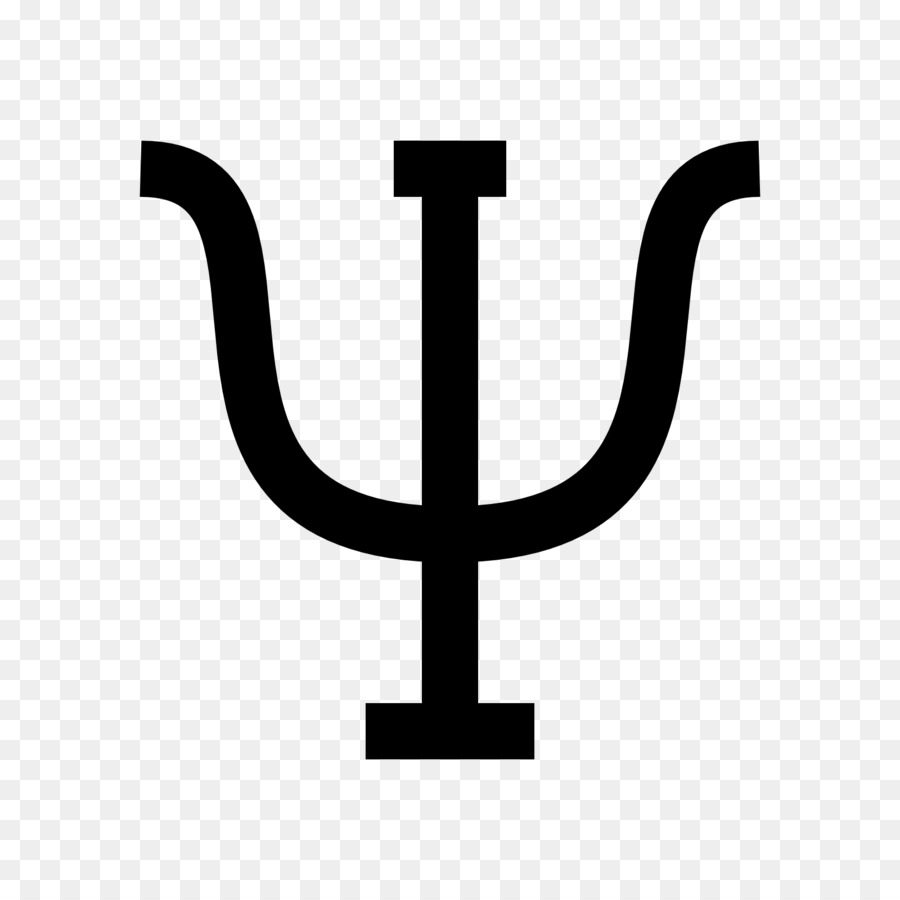
#> input picture SampleData/PSI.jpg, 900 x 900 px, found by its file name
$ jupyter execute --allow-errors MLP_Chpt5_Lec1_CNN_Convolution.ipynb   (older library calls are emulated)
#> lines starting #> are read from the running program, lines starting #| are printed output that depends on the picture; after the words box and inside, x2 and y2 are one past the last pixel; in counts of white or black regions, pixels touching at a corner belong together
<a href="https://colab.research.google.com/github/sraeisi/Machine_Learning_Physics_Winter20/blob/master/Chpt5/MLP_Chpt5_Lec1_CNN_Convolution.ipynb" target="_parent"></a>

[cell 1]
import numpy as np
import matplotlib.pyplot as plt
plt.style.use('seaborn-talk')

from urllib.request import urlopen
from imageio import imread

import cv2
import os


import warnings
warnings.filterwarnings('ignore')

img_size = 50

# Convolutional Neural Networks

Our next topic is Convolutional Neural Net or CNN for short.
This is one of the most powerful types of NN.

There are in fact many variations of NN and we will be covering some of them in this course. Here's a graphical list of some of the well-known architectures from [Asimov Institute](https://www.asimovinstitute.org/neural-network-zoo/).

# Convolution Operation for Image Processing

Here we go through one of the useful tools in the field of image processing that makes the building block for some of the most powerful neural networks.

I should note that this is not specific to image processing and is well-known in probability, signal processing and may other fields.

[cell 2]
# Take these data z = f(x,y)
## Sometimes, we are looking for universal feaetures that
## are invariant under translation or scaling.


z_v = np.array([ [i>img_size/2 for i in range(img_size) ] for j in range(img_size) ] )
z_h = np.array([ [j>img_size/2 for i in range(img_size) ] for j in range(img_size) ] )
z_45 = np.array([ [j+i>img_size for i in range(img_size) ] for j in range(img_size) ] )
z_list = [z_v, z_h, z_45]
z_titles = ['Vertical Border','Horizontal Border','45 Border']

fig = plt.figure(figsize=(18, 5))
for i in range(3):
    ax = fig.add_subplot(1,3,i+1, title = z_titles[i])
    ax.imshow(z_list[i])

Convolution and using kernels is one of the well-known techniques for identifying these properties.

[cell 3]
kern_v = np.array([ [1,0,-1],[1,0,-1], [1,0,-1] ])
kern_h = kern_v.T
kern_45 = np.array([ [1,1,0],[1,0,-1], [0,-1,-1] ])
kern_list = [kern_v, kern_h, kern_45]
kern_titles = ['Vertical filter','Horizontal filter','45 filter']

[cell 4]
fig = plt.figure(figsize=(18, 5))
for i in range(3):
    ax = fig.add_subplot(1,3,i+1, title = kern_titles[i])
    ax.imshow(kern_list[i] )

[cell 5]
# https://docs.scipy.org/doc/scipy/reference/ndimage.html
# This has a function for convolution: ndimage.convolve
from scipy import ndimage

[cell 6]
fig = plt.figure(figsize=(18, 5))
for i in range(3):
    ax = fig.add_subplot(1,3,i+1, title = z_titles[i])
    ax.imshow(ndimage.convolve(z_list[i], kern_v))
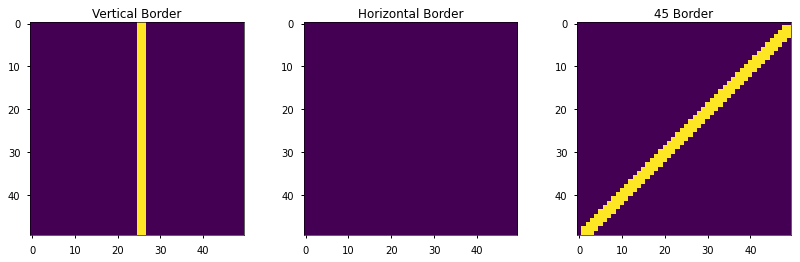
#> figure drawn by matplotlib, 3 panels

[cell 7]
fig = plt.figure(figsize=(18, 12))
for i in range(3):
    for j in range(3):
        ax = fig.add_subplot(3,3,i+3*j+1, title = z_titles[i]+'\n'+kern_titles[j])
        ax.imshow(ndimage.convolve(z_list[i], kern_list[j]))

plt.tight_layout()
plt.show()
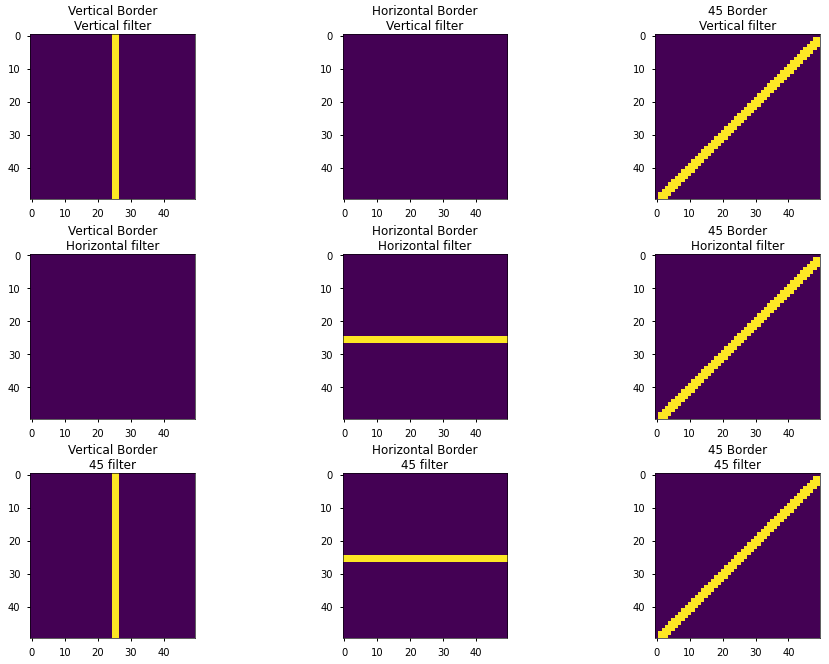
#> figure drawn by matplotlib, 9 panels

[cell 8]
'''
Here's a simple code for convolution operation for images.
It take in input the original image and the filter and
returns the convoluted image.
'''
def conv(image, kern):
    n_v, n_h = image.shape
    filt_v, filt_h = kern.shape
    n_out_v = n_v - filt_v +1
    n_out_h = n_h - filt_h +1

    output = np.zeros((n_out_v,n_out_h))

    for i in range(n_out_v):
        for j in range(n_out_h):
            x  = image[ i : i+filt_v , j : j+filt_h ]
            output[i,j] = np.sum(x*kern)

    return output

[cell 9]
test = conv(z_h, kern_h)
plt.imshow(test)
plt.show()
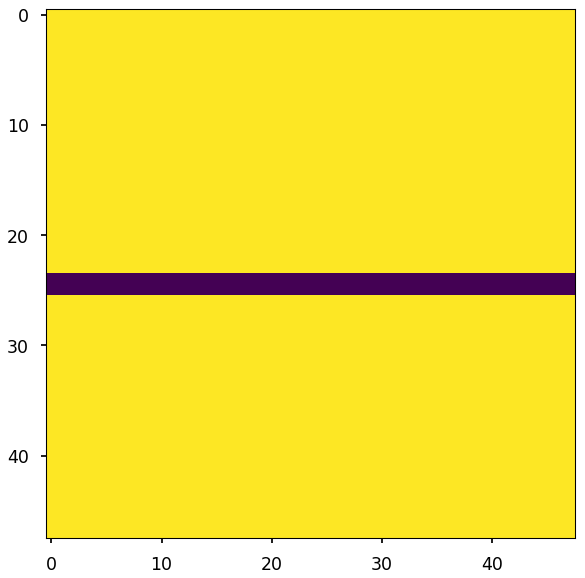
#> figure drawn by matplotlib, 1 panel

[cell 10]
# url = 'https://raw.githubusercontent.com/sraeisi/MachineLearning_Physics/master/Lec_6/PSI.jpg'

# with urlopen(url) as file:
#     image = imread(file, 0)
image = imread('PSI.jpg')
#> image is the input picture: shape (900, 900); min 0, max 255, mean 215.1
print(image.shape)
#| (900, 900)
plt.imshow(image)
plt.show()

[cell 11]
# Turn it to binary values for simplicity
ref_image = image.copy()
ref_image[np.where( image>150 )  ] = 0
ref_image[np.where( image<=150 )  ] = 1
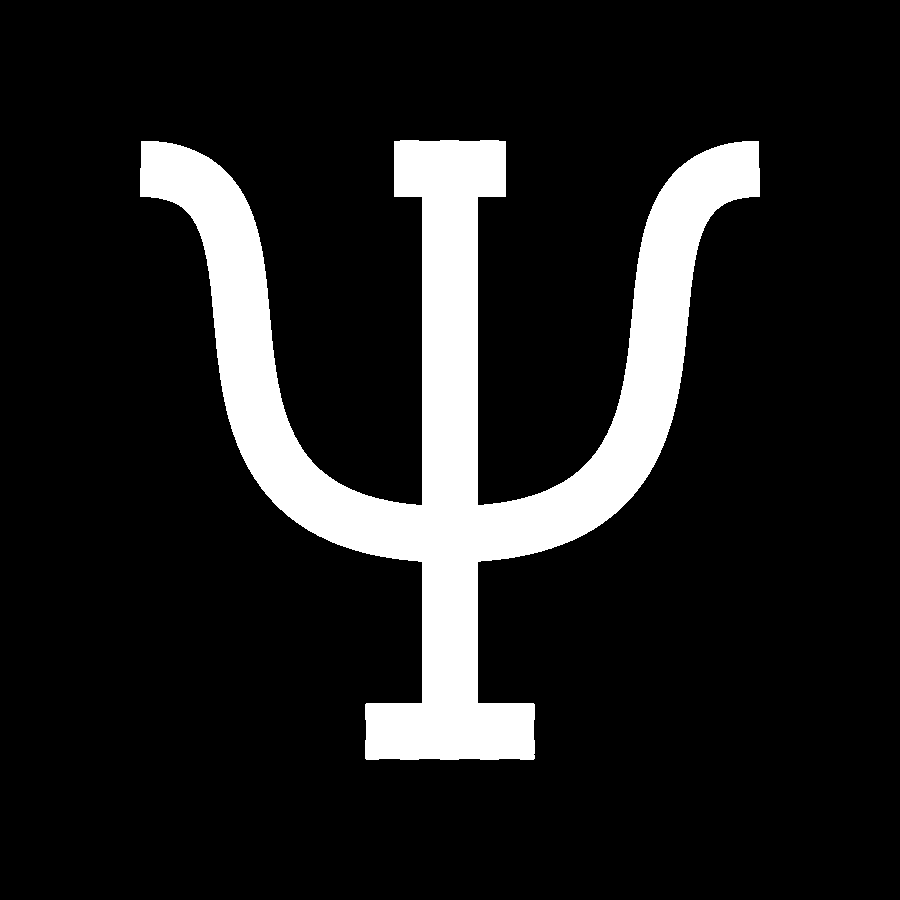
#> ref_image: shape (900, 900); values 0 (black) and 1 (white), 12.8% white; 1 white region, box (x1, y1, x2, y2) and area: (140, 140, 760, 760) 103292
plt.imshow(ref_image)

[cell 12]
titles = ['Vertical Border','Horizontal Border','45 Border']

fig = plt.figure(figsize=(18, 5))
for i in range(3):
    ax = fig.add_subplot(1,3,i+1, title = kern_titles[i])
    ax.imshow(ndimage.convolve(image, kern_list[i]))
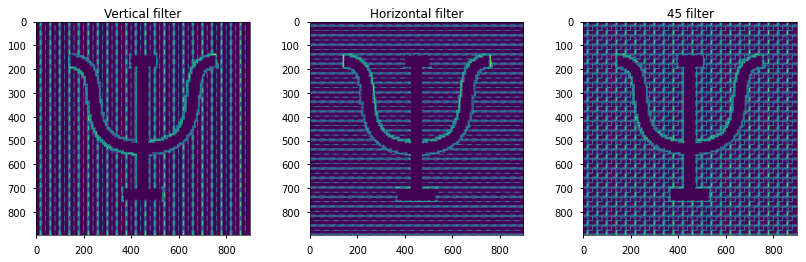
#> figure drawn by matplotlib, 3 panels

[cell 13]
## Here are some more advanced kernels
laplacian = cv2.Laplacian(image,cv2.CV_64F)
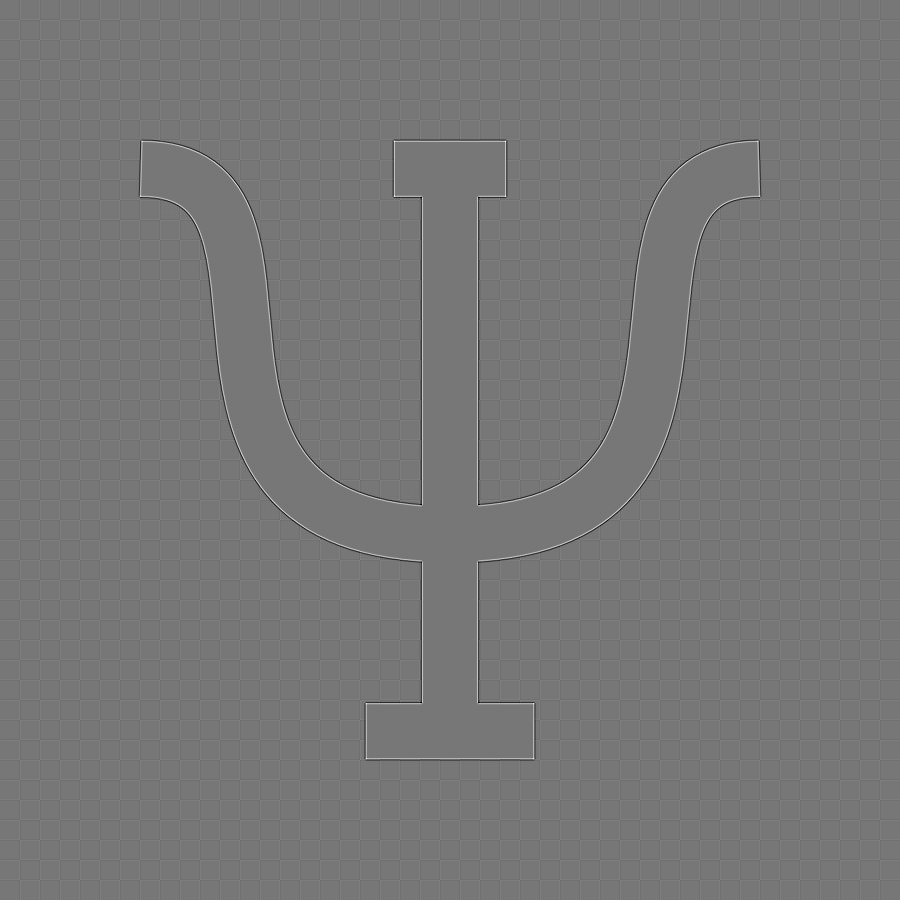
#> laplacian: shape (900, 900) float64; min -285, max 324, mean 0; drawn with min black and max white
sobelx = cv2.Sobel(image,cv2.CV_64F,1,0,ksize=5)  # x
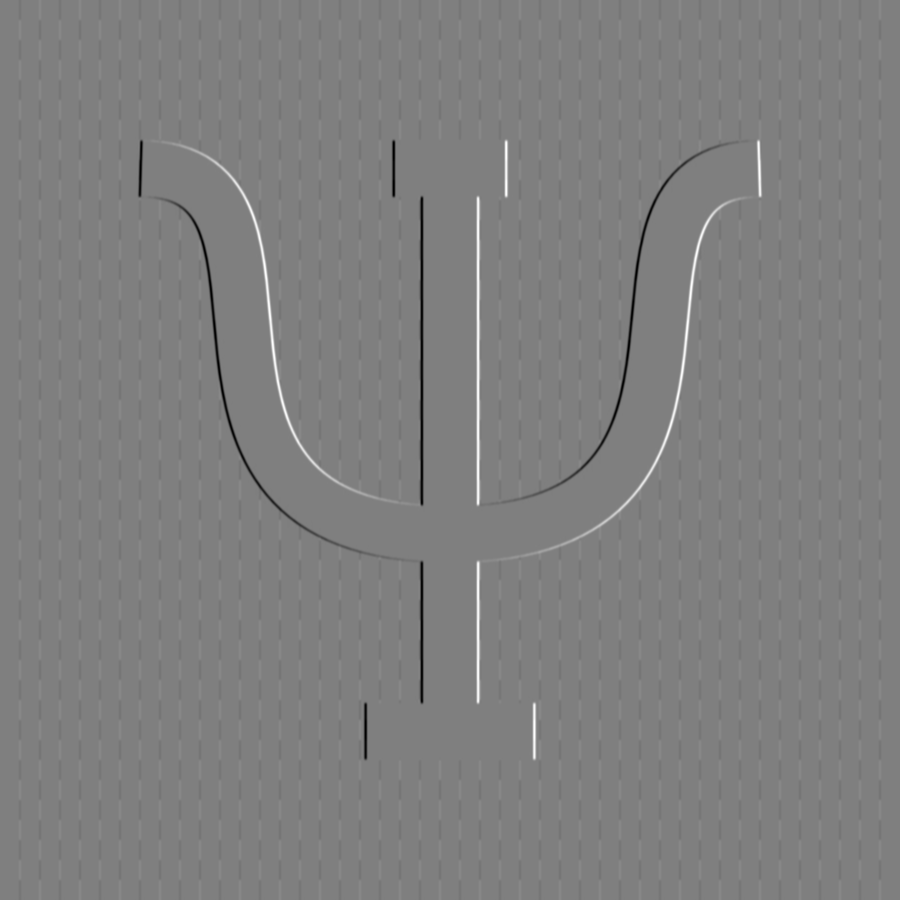
#> sobelx: shape (900, 900) float64; min -12208, max 12225, mean 0; drawn with min black and max white
sobely = cv2.Sobel(image,cv2.CV_64F,0,1,ksize=5)  # y

[cell 14]
fig = plt.figure(figsize=(18, 5))
adv_conv = {"laplacian": laplacian, "sobelx": sobelx, "sobely":sobely}
j=0
for i in adv_conv:
    j+=1
    ax = fig.add_subplot(1,3,j, title = i)
    ax.imshow(adv_conv[i] )
#> this loop made 3 passes
#> i on passes 1 to 3: 'laplacian', 'sobelx', 'sobely'
#> after the loop, j = 3
